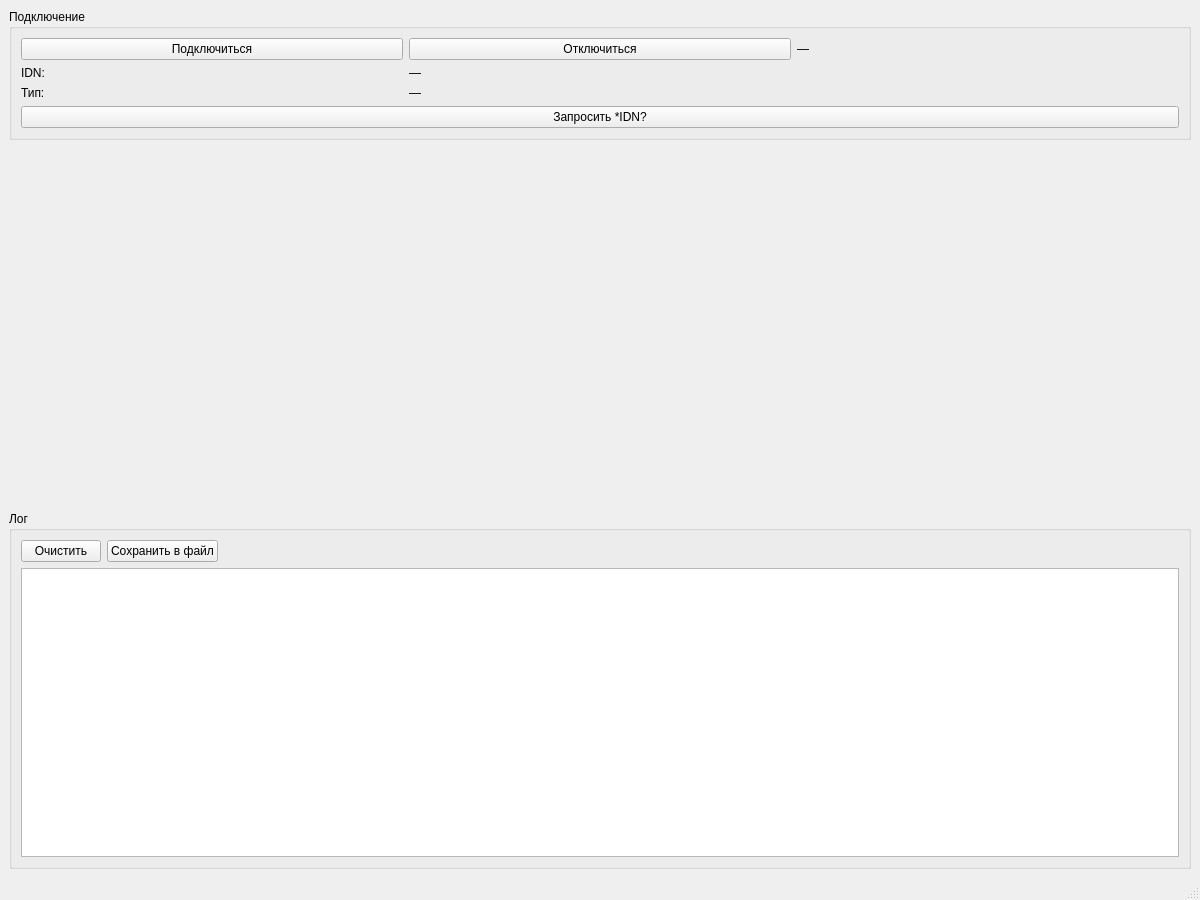
<?xml version="1.0" encoding="UTF-8"?>
<ui version="4.0">
 <class>MainWindow</class>
 <widget class="QMainWindow" name="MainWindow">
  <property name="geometry">
   <rect>
    <x>0</x>
    <y>0</y>
    <width>1200</width>
    <height>900</height>
   </rect>
  </property>
  <property name="windowTitle">
   <string>AKIP/Gratten Generator Manager</string>
  </property>
  <widget class="QWidget" name="centralwidget">
   <layout class="QVBoxLayout" name="verticalLayout_5">
    <item>
     <layout class="QHBoxLayout" name="horizontalLayout">
      <item>
       <widget class="QGroupBox" name="grpConnection">
        <property name="title">
         <string>Подключение</string>
        </property>
        <layout class="QGridLayout" name="gridLayout_5">
         <item row="0" column="0">
          <widget class="QPushButton" name="btnConnect">
           <property name="text">
            <string>Подключиться</string>
           </property>
          </widget>
         </item>
         <item row="0" column="1">
          <widget class="QPushButton" name="btnDisconnect">
           <property name="text">
            <string>Отключиться</string>
           </property>
          </widget>
         </item>
         <item row="0" column="2">
          <widget class="QLabel" name="lblStatus">
           <property name="text">
            <string>—</string>
           </property>
          </widget>
         </item>
         <item row="1" column="0">
          <widget class="QLabel" name="labelIdn">
           <property name="text">
            <string>IDN:</string>
           </property>
          </widget>
         </item>
         <item row="1" column="1" colspan="2">
          <widget class="QLabel" name="lblIdn">
           <property name="text">
            <string>—</string>
           </property>
          </widget>
         </item>
		 <item row="2" column="0">
 <widget class="QLabel" name="labelDeviceType">
  <property name="text">
   <string>Тип:</string>
  </property>
 </widget>
</item>
<item row="2" column="1" colspan="2">
 <widget class="QLabel" name="lblDeviceType">
  <property name="text">
   <string>—</string>
  </property>
 </widget>
</item>
         <item row="3" column="0" colspan="3">
          <widget class="QPushButton" name="btnIdn">
           <property name="text">
            <string>Запросить *IDN?</string>
           </property>
          </widget>
         </item>
        </layout>
       </widget>
      </item>
     </layout>
    </item>
    <item>
     <widget class="QStackedWidget" name="stackedWidget">
      <property name="currentIndex">
       <number>0</number>
      </property>
      <widget class="QWidget" name="akipPage">
       <layout class="QHBoxLayout" name="horizontalLayout_2"/>
      </widget>
	     <widget class="QWidget" name="grattenPage"/>
		 </widget>
    </item>
    <item>
     <widget class="QGroupBox" name="grpLog">
      <property name="title">
       <string>Лог</string>
      </property>
      <layout class="QVBoxLayout" name="verticalLayout_4">
       <item>
        <layout class="QHBoxLayout" name="horizontalLayout_3">
         <item>
          <widget class="QPushButton" name="btnLogClear">
           <property name="text">
            <string>Очистить</string>
           </property>
          </widget>
         </item>
         <item>
          <widget class="QPushButton" name="btnLogSave">
           <property name="text">
            <string>Сохранить в файл</string>
           </property>
          </widget>
         </item>
         <item>
          <spacer name="horizontalSpacer">
           <property name="orientation">
            <enum>Qt::Horizontal</enum>
           </property>
           <property name="sizeHint" stdset="0">
            <size>
             <width>40</width>
             <height>20</height>
            </size>
           </property>
          </spacer>
         </item>
        </layout>
       </item>
       <item>
        <widget class="QTextEdit" name="txtLog">
         <property name="font">
          <font>
           <family>Courier New</family>
           <pointsize>9</pointsize>
          </font>
         </property>
         <property name="readOnly">
          <bool>true</bool>
         </property>
        </widget>
       </item>
      </layout>
     </widget>
    </item>
   </layout>
  </widget>
  <widget class="QMenuBar" name="menubar">
   <property name="geometry">
    <rect>
     <x>0</x>
     <y>0</y>
     <width>1200</width>
     <height>21</height>
    </rect>
   </property>
  </widget>
  <widget class="QStatusBar" name="statusbar"/>
 </widget>
 <resources/>
 <connections/>
</ui>
